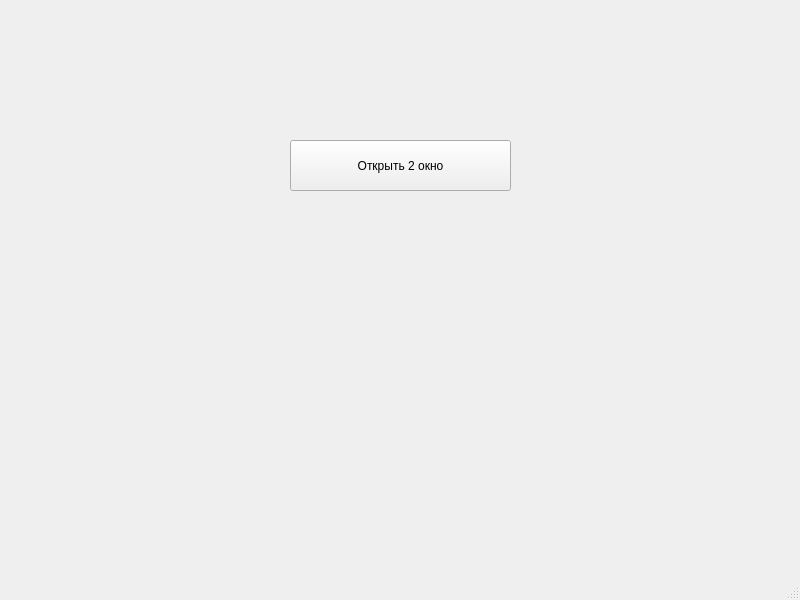
<?xml version="1.0" encoding="UTF-8"?>
<ui version="4.0">
 <class>MainWindow</class>
 <widget class="QMainWindow" name="MainWindow">
  <property name="geometry">
   <rect>
    <x>0</x>
    <y>0</y>
    <width>800</width>
    <height>600</height>
   </rect>
  </property>
  <property name="windowTitle">
   <string>MainWindow</string>
  </property>
  <widget class="QWidget" name="centralwidget">
   <widget class="QPushButton" name="pushButton">
    <property name="geometry">
     <rect>
      <x>290</x>
      <y>140</y>
      <width>221</width>
      <height>51</height>
     </rect>
    </property>
    <property name="text">
     <string>Открыть 2 окно</string>
    </property>
   </widget>
  </widget>
  <widget class="QMenuBar" name="menubar">
   <property name="geometry">
    <rect>
     <x>0</x>
     <y>0</y>
     <width>800</width>
     <height>22</height>
    </rect>
   </property>
  </widget>
  <widget class="QStatusBar" name="statusbar"/>
 </widget>
 <resources/>
 <connections/>
</ui>
